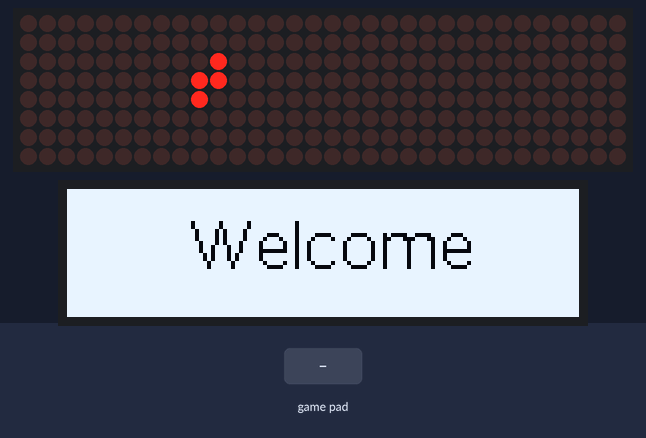
A program run on a simulated Raspberry Pi (BCM pin numbers). Shown: 32×8 LED matrix, 128×32 one-colour display. The inputs (shaded band) are chosen by the test bench. Random numbers come from a fixed seed; threads take turns every 2 ms; library files of the repository ran but are not shown: MAX7219.py. At 6.4 s the program stops and its outputs stay as they are.

Above: at 1.2 s.
1.3 s: game-controller options pressed
At 2.7 s:
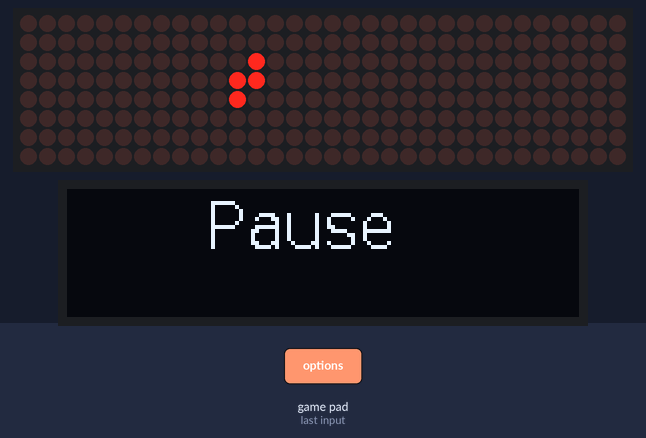
4.3 s: game-controller share pressed
At 4.44 s:
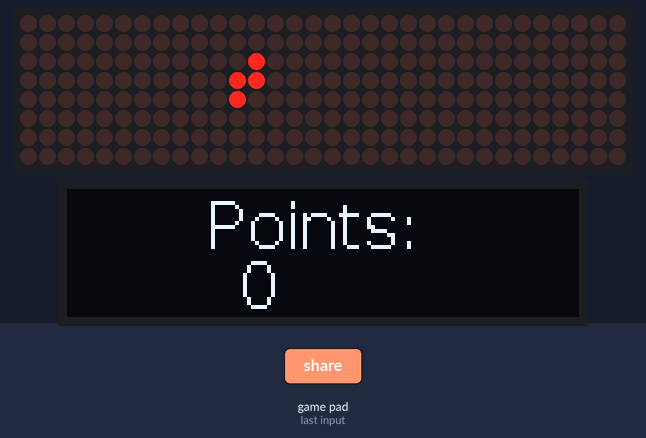
6.2 s: game-controller circle pressed
At 7.2 s:
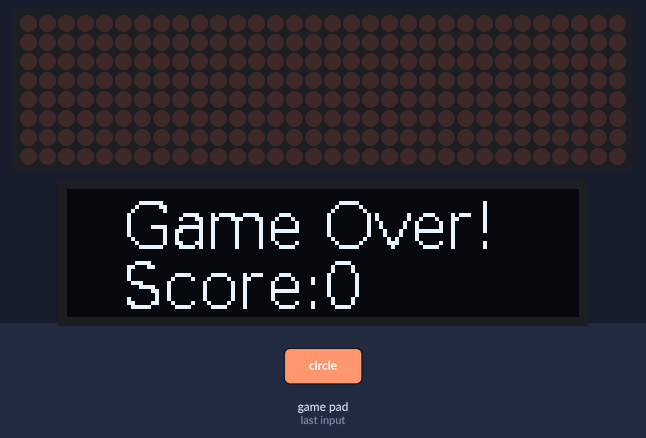
Timing chart, 0 to 7.9 s (numbered marks = the images above; inputs shaded):
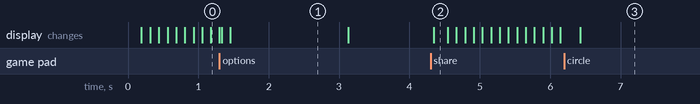

Measured:
- after the input at 4.3 s, the display: changes at once (image 2)
- what the display in image 1 shows lasts 1.6 s, from 1.5 s to 3.1 s

The program:

tetris.py
```python
#!/usr/bin/env python

# 90 DEGREES VERSION

import curses
import os
import random
import sys
import traceback

import signal

import threading
import time

from MAX7219 import MAX7219
from oled import I2C
from pyPS4Controller.controller import Controller


class Tetris:
    """
    A class to represent Tetris game.
    """

    def __init__(self, x, y):
        """init method"""
        self.points = 0
        self.i2c = I2C()
        self.game_over = False
        self.game_speed = 0.12
        self.led_matrix = []
        self.redraw = True
        self.board = []
        self.rows = x
        self.cols = y
        self.new_board()
        self.to_x = 32
        self.new_stone = []
        self.stone_x = 0
        self.stone_y = 0
        self.stone_to_draw = ""
        self.pause = False

        self.tetris_shapes = {
            'T': [[1, 1, 1],
                  [0, 1, 0]],

            'S': [[0, 1, 1],
                  [1, 1, 0]],

            'Z': [[1, 1, 0],
                  [0, 1, 1]],

            'J': [[1, 0, 0],
                  [1, 1, 1]],

            'L': [[0, 0, 1],
                  [1, 1, 1]],

            'I': [[1, 1, 1, 1]],

            'O': [[1, 1],
                  [1, 1]]
        }

    def new_block(self):
        """
        Method to generate new block.
        First it's generating random shape, then random rotation.
        New block Y is always 0 and X value oscillates in the middle of the board's width.
        """
        # print("new block!")
        next_shape = list(self.tetris_shapes.values())
        next_shape = random.choice(next_shape)
        self.new_stone = next_shape
        # generating random rotation of a block
        for _ in range(random.randrange(4)):
            self.new_stone = self.rotate_clockwise(self.new_stone)
            self.stone_to_draw = self.new_stone

        self.stone_x = int(self.cols / 2 - len(self.new_stone[0]) / 2)
        self.stone_y = 0
        if self.check_collision(self.board, self.new_stone, (self.stone_x, self.stone_y)):
            # if new block is out of map end the game
            self.game_over = True
            self.game_speed = 0.03
            self.i2c.game_over(self.points)
            time.sleep(1)
            sys.exit(0)

        return self.new_stone, self.stone_x, self.stone_y

    def new_board(self):
        """Method to generate new board, last row is filled with one's to simulate board border"""
        # print("new board!")
        self.board = [[0 for x in range(self.cols)]
                      for y in range(self.rows)]
        self.board += [[1 for x in range(self.cols)]]
        return self.board

    def remove_row(self, board, row):
        """Method to remove row from the list by python built-in function"""
        del board[row]
        self.points += 100
        self.i2c.draw_points(self.points)
        return [[0 for i in range(self.cols)]] + board

    def drop(self):
        """Method to change Y value of the stone already drawn on the map"""
        if not self.check_collision(self.board,
                                    self.new_stone,
                                    (self.stone_x, self.stone_y)):
            self.stone_y += 1

        while True:
            # for the whole game check if one of the rows is fulled, if so remove it from the list
            for i, row in enumerate(self.board[:-1]):
                # starting from the end
                if 0 not in row:
                    self.board = self.remove_row(self.board, i)
                    # self.score += 100
                    # self.message = self.next_shape + ' ' * (7 - len(str(self.score))) + str(self.score)
                    break
            else:
                break

    def move(self, delta_x):
        """Method to move block in horizontal position"""
        new_x = self.stone_x + delta_x
        if new_x < 0:
            new_x = 0
        if new_x > self.cols - len(self.new_stone[0]):
            new_x = self.cols - len(self.new_stone[0])
        if not self.check_collision(self.board,
                                    self.new_stone,
                                    (new_x, self.stone_y)):
            self.stone_x = new_x

    def rotate_clockwise(self, shape):
        """Method to rotate a block"""
        rotated_block = [[shape[y][x]
                          for y in range(len(shape))]
                         for x in range(len(shape[0]) - 1, -1, -1)]
        return rotated_block

    def check_collision(self, board, shape, offset):
        off_x, off_y = offset
        for cy, row in enumerate(shape):
            for cx, cell in enumerate(row):
                try:
                    if cell and board[cy + off_y][cx + off_x]:
                        return True
                except IndexError:
                    return True
        return False

    def rotate_stone(self):
        """Method to rotate clockwise current block, if collision occurred it's generating new block"""
        if not self.game_over:
            new_stone = self.rotate_clockwise(self.new_stone)
            if not self.check_collision(self.board,
                                        new_stone,
                                        (self.stone_x, self.stone_y)):
                self.new_stone = new_stone


class Utilities():
    """Business logic class"""

    def __init__(self, gameObject):
        self.gameObject = gameObject

    def join_matrixes(self, mat1, mat2, mat2_off):
        """
        Function to connect two matrix's.
        Example use: mat1 = game board, mat2 = new stone, mat2_offset = (new stone_x, new stone_y)
        Returns new connected matrix.
        """
        try:
            off_x, off_y = mat2_off
            for cy, row in enumerate(mat2):
                for cx, val in enumerate(row):
                    mat1[cy + off_y - 1][cx + off_x] += val
            return mat1
        except IndexError:
            pass

    def game_loop(self, device):
        self.gameObject.new_block()

        while not self.gameObject.check_collision(self.gameObject.board,
                                                  self.gameObject.new_stone,
                                                  (self.gameObject.stone_x,
                                                   self.gameObject.stone_y)):
            device.full_map(self.gameObject.new_stone,
                            self.gameObject.board,
                            (self.gameObject.stone_y,
                             self.gameObject.stone_x))

            while self.gameObject.pause and not self.gameObject.game_over:
                time.sleep(1)
            else:
                time.sleep(self.gameObject.game_speed)
            if self.gameObject.points >= 500:
                self.gameObject.game_speed = 0.1
            if self.gameObject.points >= 1000:
                self.gameObject.game_speed = 0.08
            self.gameObject.drop()
        else:
            try:
                self.gameObject.board = self.join_matrixes(self.gameObject.board,
                                                           self.gameObject.new_stone,
                                                           (self.gameObject.stone_x,
                                                            self.gameObject.stone_y))
            except IndexError:
                self.gameObject.i2c.keep_display = False
                self.gameObject.game_over = True
                self.gameObject.game_speed = 0.03


class MyController(Controller):

    def __init__(self, **kwargs):
        if 'gameObject' in kwargs:
            self.gameObject = kwargs.get('gameObject')
            kwargs.pop('gameObject')
        Controller.__init__(self, **kwargs)

    def on_x_press(self):
        self.gameObject.drop()

    def on_triangle_press(self):
        self.gameObject.rotate_stone()

    def on_right_arrow_press(self):
        self.gameObject.move(-1)

    def on_left_arrow_press(self):
        self.gameObject.move(1)

    def on_circle_press(self):
        self.gameObject.game_over = True
        self.gameObject.game_speed = 0.03
        self.gameObject.i2c.game_over(self.gameObject.points)

    def on_options_press(self):
        self.gameObject.pause = True
        self.gameObject.i2c.pause()

    def on_share_press(self):
        self.gameObject.pause = False
        self.gameObject.i2c.draw_points(self.gameObject.points)


if __name__ == "__main__":
    try:
        virtual = MAX7219()
        myGame = Tetris(32, 8)
        UI = Utilities(myGame)
        controller = MyController(interface="/dev/input/js0",
                                  connecting_using_ds4drv=False,
                                  gameObject=myGame)
        menu_thread = threading.Thread(target=controller.listen)
        menu_thread.daemon = True
        menu_thread.start()
        i2c_thread = threading.Thread(target=myGame.i2c.inside_menu)
        i2c_thread.daemon = True
        i2c_thread.start()

        while not myGame.game_over:
            UI.game_loop(virtual)

    except KeyboardInterrupt:
        print('finished by keyboard!')
        sys.exit(1)
```

oled.py
```python
import time
import subprocess

from board import SCL, SDA
import busio
from PIL import Image, ImageDraw, ImageFont
import adafruit_ssd1306


class I2C:
    def __init__(self):
        self.keep_display = True
        self.i2c = busio.I2C(SCL, SDA)
        self.disp = adafruit_ssd1306.SSD1306_I2C(128, 32, self.i2c)
        self.disp.fill(0)
        self.disp.show()
        self.width = self.disp.width
        self.height = self.disp.height
        self.image = Image.new("1", (self.width, self.height))
        self.draw = ImageDraw.Draw(self.image)

        self.draw.rectangle((0, 0, self.width, self.height), outline=0, fill=0)
        self.padding = -2
        self.top = self.padding
        self.bottom = self.height - self.padding
        self.x = 0
        self.font = ImageFont.truetype("/usr/share/fonts/truetype/dejavu/DejaVuSans.ttf", 16)

    def draw_menu(self):
        self.font = ImageFont.truetype("/usr/share/fonts/truetype/dejavu/DejaVuSans.ttf", 16)
        self.draw.rectangle((0, 0, self.width, self.height), fill=1)
        self.draw.text((30, 5), "Let's play!", font=self.font, fill=0)
        self.disp.image(self.image)
        self.disp.show()
        time.sleep(3)
        while self.keep_display:
            # Get drawing object to draw on image.
            # Draw a black filled box to clear the image.
            self.font = ImageFont.truetype("/usr/share/fonts/truetype/dejavu/DejaVuSans.ttf", 16)
            self.draw.rectangle((0, 0, self.width, self.height), outline=0, fill=0)
            self.draw.text((35, 0), "R2: Tetris", font=self.font, fill=255)
            self.draw.text((35, 14), "L2: Snake", font=self.font, fill=255)
            self.disp.image(self.image)
            self.disp.show()
            break

    def inside_menu(self):
        self.font = ImageFont.truetype("/usr/share/fonts/truetype/dejavu/DejaVuSans.ttf", 16)
        self.draw.rectangle((0, 0, self.width, self.height), fill=1)
        self.draw.text((30, 5), "Welcome", font=self.font, fill=0)
        self.disp.image(self.image)
        self.disp.show()
        time.sleep(3)
        while self.keep_display:
            # Get drawing object to draw on image.
            # Draw a black filled box to clear the image.
            self.font = ImageFont.truetype("/usr/share/fonts/truetype/dejavu/DejaVuSans.ttf", 16)
            self.draw.rectangle((0, 0, self.width, self.height), outline=0, fill=0)
            self.draw.text((35, 0), "Points:", font=self.font, fill=255)
            self.disp.image(self.image)
            self.disp.show()
            break

    def draw_points(self, points):
        self.font = ImageFont.truetype("/usr/share/fonts/truetype/dejavu/DejaVuSans.ttf", 16)
        self.draw.rectangle((0, 0, self.width, self.height), outline=0, fill=0)
        self.draw.text((35, 0), "Points:", font=self.font, fill=255)
        self.draw.text((43, 15), f"{points}", font=self.font, fill=255)
        self.disp.image(self.image)
        self.disp.show()

    def game_over(self, points):
        self.draw.rectangle((0, 0, self.width, self.height), outline=0, fill=0)
        self.font = ImageFont.truetype("/usr/share/fonts/truetype/dejavu/DejaVuSans.ttf", 16)
        self.draw.rectangle((0, 0, self.width, self.height), outline=0, fill=0)
        self.draw.text((14, 0), "Game Over!", font=self.font, fill=255)
        self.draw.text((14, 15), f"Score:{points}", font=self.font, fill=255)
        self.disp.image(self.image)
        self.disp.show()

    def pause(self):
        self.draw.rectangle((0, 0, self.width, self.height), outline=0, fill=0)
        self.font = ImageFont.truetype("/usr/share/fonts/truetype/dejavu/DejaVuSans.ttf", 16)
        self.draw.rectangle((0, 0, self.width, self.height), outline=0, fill=0)
        self.draw.text((35, 0), "Pause", font=self.font, fill=255)
        self.disp.image(self.image)
        self.disp.show()
```
